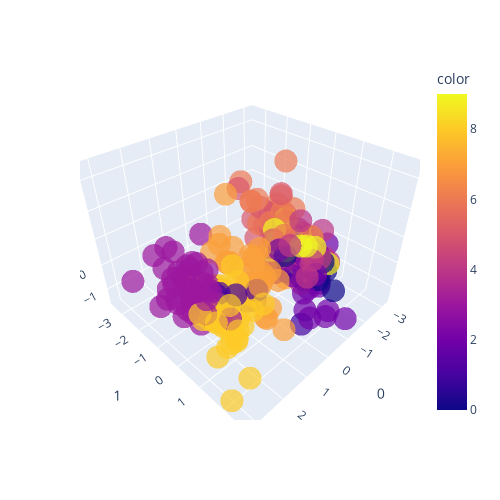

Notebook source saved alongside this figure:
### Markdown cell above
10 clusters seems to be a reasonnable choice :

### Code cell
kmeans = KMeans(n_clusters=10, random_state=42)
cluster_labels = kmeans.fit_predict(X_embeddings_pca)

fig = px.scatter_3d(X_embeddings_pca_df,
                    x = 0,
                    y = 1,
                    z = 2,
                    color=cluster_labels,opacity=0.7, width=500, height=500
           )
fig.show()

### Figure 1 — Plotly figure (JSON) as saved in the notebook; plotly's stock layout.template omitted (floating-point values rounded to 4 significant figures; data arrays with more than 128 entries replaced by an {"elided": "..."} marker saying what was removed)
{"data": [{"hovertemplate": "0=%{x}<br>1=%{y}<br>2=%{z}<br>color=%{marker.color}<extra></extra>", "legendgroup": "", "marker": {"color": {"elided": "300 int values"}, "coloraxis": "coloraxis", "opacity": 0.7, "symbol": "circle"}, "mode": "markers", "name": "", "scene": "scene", "showlegend": false, "type": "scatter3d", "x": {"elided": "300 float values"}, "y": {"elided": "300 float values"}, "z": {"elided": "300 float values"}}], "layout": {"coloraxis": {"colorbar": {"title": {"text": "color"}}, "colorscale": [[0, "#0d0887"], [0.1111, "#46039f"], [0.2222, "#7201a8"], [0.3333, "#9c179e"], [0.4444, "#bd3786"], [0.5556, "#d8576b"], [0.6667, "#ed7953"], [0.7778, "#fb9f3a"], [0.8889, "#fdca26"], [1, "#f0f921"]]}, "height": 500, "legend": {"tracegroupgap": 0}, "margin": {"t": 60}, "scene": {"domain": {"x": [0, 1], "y": [0, 1]}, "xaxis": {"title": {"text": "0"}}, "yaxis": {"title": {"text": "1"}}, "zaxis": {"title": {"text": "2"}}}, "width": 500}}
